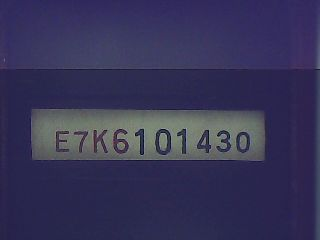
//> input picture arm_project/test.jpg, 320 x 240 px, given in place of test-mmap.jpg, which was not available
$ ./imgprocess   (built with g++ and OpenCV 4, the #if around main switched on)
//> lines starting //> are read from the running program, lines starting //| are printed output that depends on the picture; after the words box and inside, x2 and y2 are one past the last pixel; in counts of white or black regions, pixels touching at a corner belong together; pictures that were not available may be replaced by others from this repository, and a replacement may not be noted
#include <opencv2/opencv.hpp>
#include <stdlib.h>
#include <stdio.h>
#include <vector>

using namespace cv;

// [57 lines left out: function img_process, not called in this run]
#ifdef __DEBUG__
int main(int argc,char* argv[])
{
	const char* imagename = "test-mmap.jpg";
	const double minarea = 60;

	Mat mv_green,mv_closing;
	std::vector<Mat> mv;
	std::vector< vector<Point> > contours;

	Mat img=imread(imagename);
//> img is the input picture: 240 rows x 320 cols, CV_8UC3; mean B, G, R 87, 52.8, 55.1
	if(img.empty())
	{
		fprintf(stderr,"Can not load image %s\n",imagename);
		return -1;
	}

	Rect rect(35,115,225,45);
	Mat dst(225,45,CV_8UC3);
	img(rect).copyTo(dst);
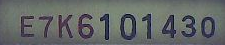
//> dst: 45 rows x 225 cols, CV_8UC3; mean B, G, R 103.5, 104.6, 100.2


	split(dst,mv);
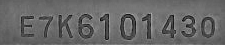
//> mv[0]: 45 rows x 225 cols, CV_8UC1; min 6, max 174, mean 103.5
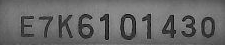
//> mv[1]: 45 rows x 225 cols, CV_8UC1; min 3, max 168, mean 104.6
	threshold(mv[1],mv_green,80,255,CV_THRESH_BINARY_INV);
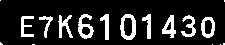
//> mv_green: 45 rows x 225 cols, CV_8UC1; 15.2% white; 17 white regions (7 under 20 px), largest, box (x1, y1, x2, y2) and area: (120, 14, 136, 40) 221, (78, 14, 94, 39) 198, (162, 15, 176, 38) 163

	//closing
	Mat kernal=getStructuringElement(MORPH_ELLIPSE,cvSize(2,2));
	morphologyEx(mv_green,mv_closing,MORPH_CLOSE,kernal);
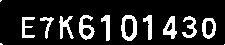
//> mv_closing: 45 rows x 225 cols, CV_8UC1; 15.2% white; 13 white regions (3 under 20 px)

	//contours
	findContours(mv_closing,contours,CV_RETR_CCOMP,CV_CHAIN_APPROX_SIMPLE);
//> contours = 17 contours, 3 with area under 20; largest, box (x1, y1, x2, y2) and area: (121, 15, 137, 41) 317, (202, 18, 216, 39) 218, (79, 15, 95, 40) 207, (163, 16, 177, 39) 164, (124, 18, 134, 38) 148

	//delete area smaller than min_area
	std::vector< vector<Point> >::iterator iter=contours.begin();
	while(iter!=contours.end())
	{
		double area=fabs(contourArea(*iter));
		printf("%.2f\n",area);
		if(area<minarea)
			iter=contours.erase(iter);
		else
			iter++;
	}
//> this loop made 17 passes
//> area on passes 3 to 14: 217.5, 99.5, 65.5, 88.5, 104, 164.5, 34.5, 112.5, 88, 317, 147.5, 94
//| 0.00
//| 1.50
//| 217.50
//| 99.50
//| 65.50
//| 88.50
//| 104.00
//| 164.50
//> (output is shown up to pass 8 of 17)

	//drawcontours
	Mat m_bin(dst.rows,dst.cols,CV_8UC1,Scalar(255,255,255));
	drawContours(m_bin,contours,-1,Scalar(0,0,0),CV_FILLED,8);
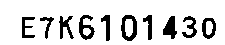
//> m_bin: 45 rows x 225 cols, CV_8UC1; 84.6% white; 10 black regions, largest, box (x1, y1, x2, y2) and area: (121, 15, 137, 41) 223, (79, 15, 95, 40) 197, (163, 16, 177, 39) 194

	imwrite("img_process.jpg",m_bin);

	return 0;
}
#endif
